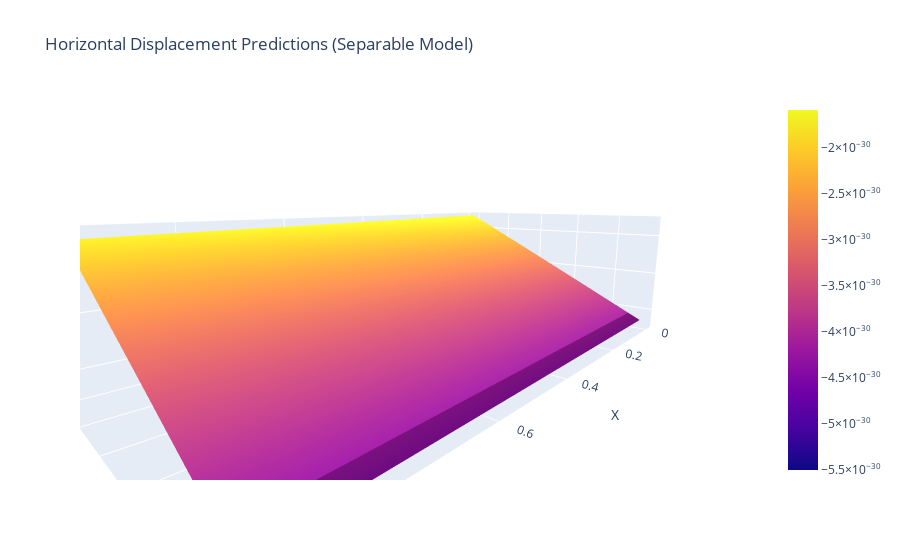

Write notebook code for a chart like this one.
### Code cell
import plotly.graph_objects as go
import matplotlib.pyplot as plt
import numpy as np
import jax.numpy as jnp

# Visualization (to be adapted to your specific needs)
def visualize_horizontal_displacement_separable(model, x_points=500, y_points=20):
    # Generate the points for X and Y axes
    x_vals = jnp.linspace(0, 25, x_points)
    y_vals = jnp.linspace(0, 1, y_points)
    
    # Generate predictions across the mesh grid
    horizontal_displacement = np.array([
        model(x, y)[0] for y in y_vals for x in x_vals  # [0] for the horizontal displacement (X-axis)
    ]).reshape(x_points, y_points)
    
    # Prepare data for interactive 3D plot
    fig = go.Figure(data=[go.Surface(z=horizontal_displacement, x=x_vals, y=y_vals)])
    fig.update_layout(
        title="Horizontal Displacement Predictions (Separable Model)",
        scene=dict(
            xaxis_title='X',
            yaxis_title='Y',
            zaxis_title='Horizontal Displacement',
            aspectratio=dict(x=2, y=1, z=0.5)
        )
    )
    fig.show()

# Assuming the model is trained
visualize_horizontal_displacement_separable(model, x_points=500, y_points=20)

### Figure 1 — Plotly figure (JSON) as saved in the notebook; plotly's stock layout.template omitted (floating-point values rounded to 4 significant figures; data arrays with more than 128 entries replaced by an {"elided": "..."} marker saying what was removed)
{"data": [{"type": "surface", "x": {"elided": "500 float values"}, "y": [0, 0.05263, 0.1053, 0.1579, 0.2105, 0.2632, 0.3158, 0.3684, 0.4211, 0.4737, 0.5263, 0.5789, 0.6316, 0.6842, 0.7368, 0.7895, 0.8421, 0.8947, 0.9474, 1], "z": {"elided": "500x20 float values"}}], "layout": {"autosize": true, "scene": {"aspectratio": {"x": 2, "y": 1, "z": 0.5}, "camera": {"center": {"x": 0, "y": 0, "z": 0}, "eye": {"x": 1.202, "y": 1.108, "z": 0.3209}, "projection": {"type": "perspective"}, "up": {"x": 0, "y": 0, "z": 1}}, "xaxis": {"title": {"text": "X"}, "type": "linear"}, "yaxis": {"title": {"text": "Y"}, "type": "linear"}, "zaxis": {"title": {"text": "Horizontal Displacement"}, "type": "linear"}}, "title": {"text": "Horizontal Displacement Predictions (Separable Model)"}}}
